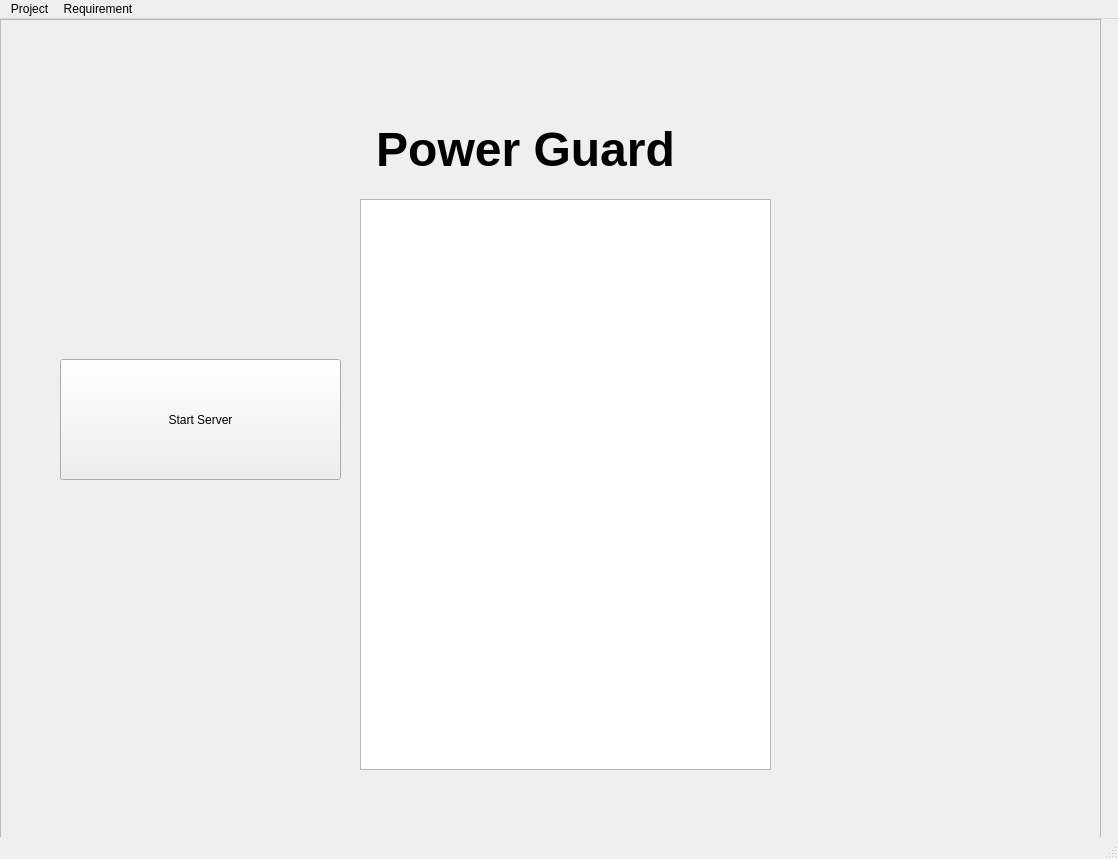
<?xml version="1.0" encoding="UTF-8"?>
<ui version="4.0">
 <class>MainWindow</class>
 <widget class="QMainWindow" name="MainWindow">
  <property name="geometry">
   <rect>
    <x>0</x>
    <y>0</y>
    <width>1118</width>
    <height>859</height>
   </rect>
  </property>
  <property name="windowTitle">
   <string>UAV Designer</string>
  </property>
  <widget class="QWidget" name="centralwidget">
   <widget class="QFrame" name="frame">
    <property name="geometry">
     <rect>
      <x>0</x>
      <y>0</y>
      <width>1101</width>
      <height>831</height>
     </rect>
    </property>
    <property name="frameShape">
     <enum>QFrame::Shape::StyledPanel</enum>
    </property>
    <property name="frameShadow">
     <enum>QFrame::Shadow::Raised</enum>
    </property>
    <widget class="QLabel" name="label">
     <property name="geometry">
      <rect>
       <x>330</x>
       <y>50</y>
       <width>391</width>
       <height>161</height>
      </rect>
     </property>
     <property name="font">
      <font>
       <pointsize>36</pointsize>
       <bold>true</bold>
      </font>
     </property>
     <property name="text">
      <string>Power Guard</string>
     </property>
     <property name="alignment">
      <set>Qt::AlignmentFlag::AlignCenter</set>
     </property>
    </widget>
    <widget class="QPushButton" name="btnServer">
     <property name="geometry">
      <rect>
       <x>60</x>
       <y>340</y>
       <width>281</width>
       <height>121</height>
      </rect>
     </property>
     <property name="text">
      <string>Start Server</string>
     </property>
    </widget>
    <widget class="QTextEdit" name="sysLog">
     <property name="geometry">
      <rect>
       <x>360</x>
       <y>180</y>
       <width>411</width>
       <height>571</height>
      </rect>
     </property>
    </widget>
   </widget>
  </widget>
  <widget class="QMenuBar" name="menubar">
   <property name="geometry">
    <rect>
     <x>0</x>
     <y>0</y>
     <width>1118</width>
     <height>33</height>
    </rect>
   </property>
   <widget class="QMenu" name="menuProject">
    <property name="title">
     <string>Project</string>
    </property>
    <addaction name="actionNew_Project"/>
    <addaction name="actionOpen_Project"/>
    <addaction name="actionSave"/>
    <addaction name="actionSave_as"/>
    <addaction name="actionExport_muav"/>
    <addaction name="actionImport_muav"/>
    <addaction name="actionPreferences"/>
   </widget>
   <widget class="QMenu" name="menuRequirement">
    <property name="title">
     <string>Requirement</string>
    </property>
    <addaction name="actionNew_Requirement"/>
   </widget>
   <addaction name="menuProject"/>
   <addaction name="menuRequirement"/>
  </widget>
  <widget class="QStatusBar" name="statusbar"/>
  <action name="actionNew_Project">
   <property name="text">
    <string>New Project</string>
   </property>
  </action>
  <action name="actionOpen_Project">
   <property name="text">
    <string>Open Project</string>
   </property>
  </action>
  <action name="actionSave">
   <property name="text">
    <string>Save</string>
   </property>
  </action>
  <action name="actionSave_as">
   <property name="text">
    <string>Save as</string>
   </property>
  </action>
  <action name="actionExport_muav">
   <property name="text">
    <string>Export .uav</string>
   </property>
  </action>
  <action name="actionImport_muav">
   <property name="text">
    <string>Import .uav</string>
   </property>
  </action>
  <action name="actionNew_Requirement">
   <property name="text">
    <string>New Requirement</string>
   </property>
  </action>
  <action name="actionPreferences">
   <property name="text">
    <string>Preferences</string>
   </property>
  </action>
 </widget>
 <resources/>
 <connections/>
</ui>
